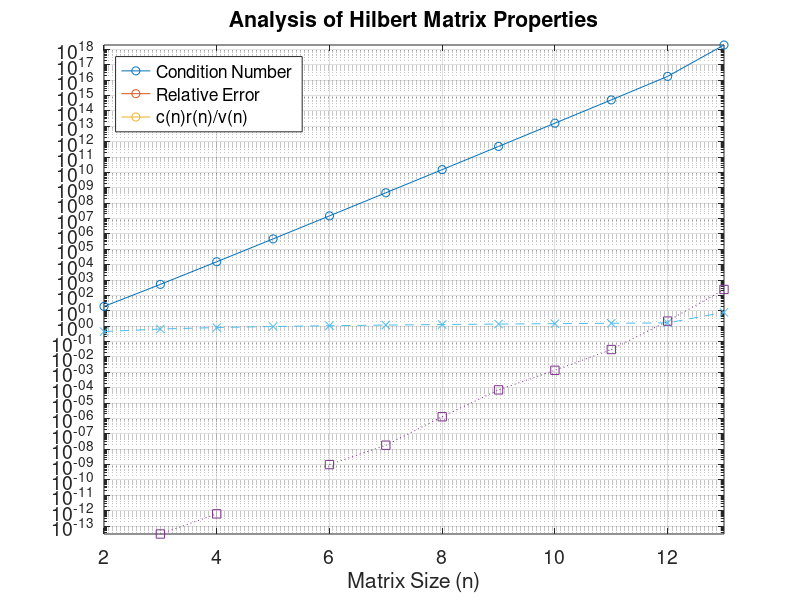

MATLAB code for this plot:
% Define the start and end points
start = 2;
finish = 13;

% Define the data vectors
length = finish - start + 1;
c = zeros(length);
e = zeros(length);
r = zeros(length);
v = zeros(length);

for n = start:finish
    % Construct the Hilbert matrix
    hilbert = hilb(n);
    
    % Construct b_n
    x_n = 1:n;
    b_n = hilbert * x_n';
    
    % Solve the system with Gaussian elimination
    x_approx = hilbert \ b_n;
    
    % Calculate the residual to assess the accuracy of the solution
    residual = b_n - hilbert * x_approx;
    norm_residual = norm(residual);
    
    % Condition number of H
    condition_h = cond(hilbert);
    
    % Relative error
    relative_error = norm(x_n - x_approx) / norm(x_n);
    
    % Norm of b_n
    norm_b = norm(b_n);

    % Store results for analysis
    c(n - start + 1) = condition_h;
    e(n - start + 1) = relative_error;
    r(n - start + 1) = norm_residual;
    v(n - start + 1) = norm_b;
end

% Display a table of the data
fprintf(' n  CondNum   RelError  ResNorm   Norm b_n\n');
fprintf('----------------------------------------------\n');
for i = 1:length
    index = i + start - 1;
    fprintf('%2d %9.2e %9.2e %9.2e %9.2e\n', ...
        index, c(i), e(i), r(i), v(i));
end

% Compute c*r/v
result = zeros(length, 1);
for i = 1:length
    result(i) = c(i) * r(i) / v(i);
end

% Plot the data
figure;
ax = semilogy(start:finish, c, '-o', ...
    start:finish, e, '--x', ...
    start:finish, result, ':s');
legend('Condition Number', 'Relative Error', 'c(n)r(n)/v(n)');
set(gca, "fontsize", 14);
xlabel('Matrix Size (n)');
legend('Location', 'northwest');
title('Analysis of Hilbert Matrix Properties');
axis tight;
grid on;
